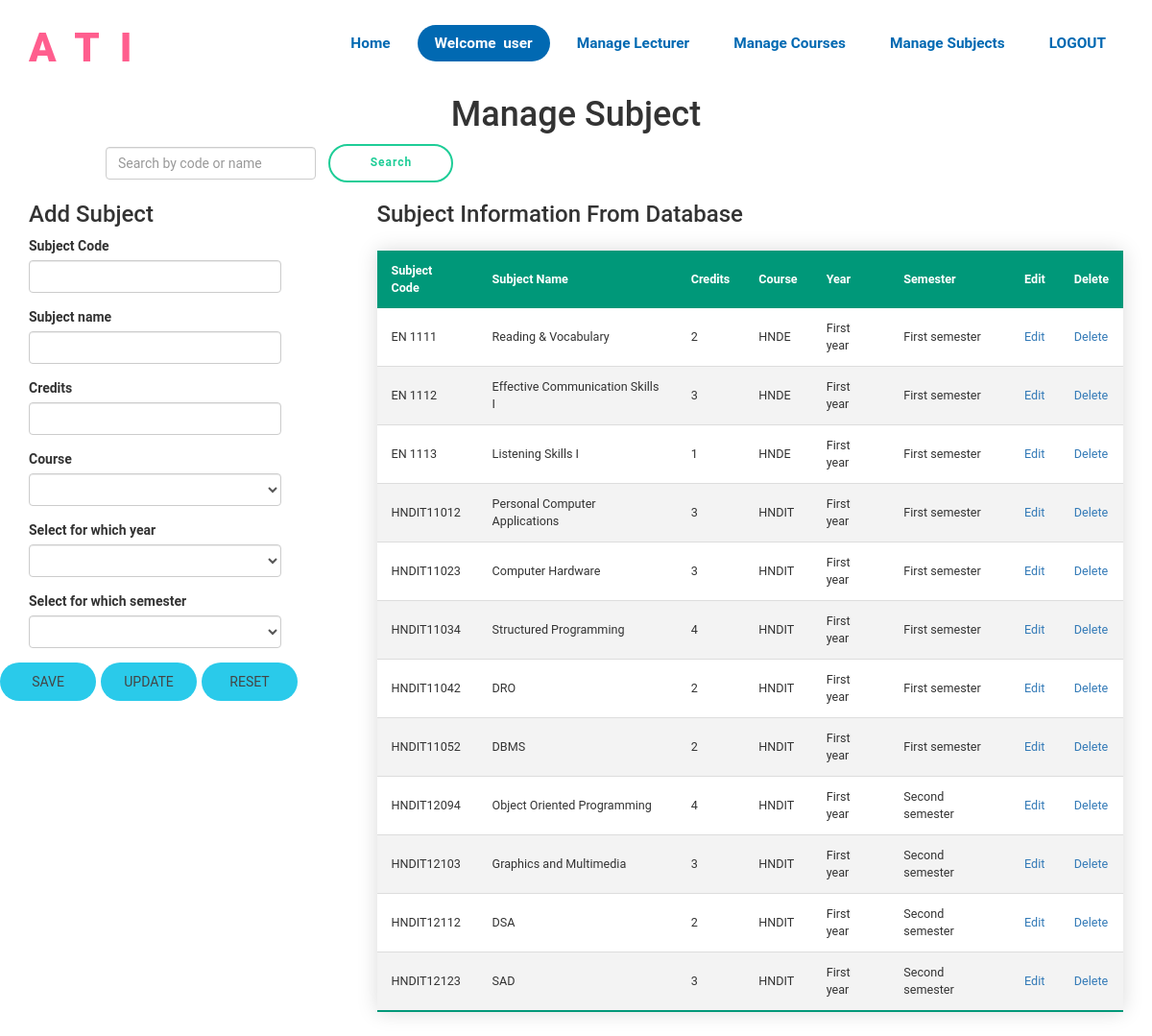
The page /manageSubject.php (signed in) on the database its author committed.
### tables this page shows
CREATE TABLE `subject` (
  `code` varchar(11) NOT NULL,
  `name` varchar(64) NOT NULL,
  `credits` int(11) NOT NULL,
  `course` varchar(20) NOT NULL,
  `yearno` varchar(20) NOT NULL,
  `semester` varchar(20) NOT NULL
);

### manageSubject.php (the view, shortened to what this page needs)
<!DOCTYPE html>
<html lang="en">
<head>
    <link rel="stylesheet" href="https://maxcdn.bootstrapcdn.com/bootstrap/3.4.1/css/bootstrap.min.css">
    <?php
        include "header.php";
        $record[0]=null;$record[1]=null;$record[2]=null;$record[3]=null;$record[4]=null;$record[5]=null;
    if(($_SESSION["role"])=="LECTURER" || ($_SESSION["role"])=="ADMIN" ){
    ?>
</head>
<body>
<br>
    <br>
    <br>
    <br>
<center><h1>Manage Subject</h1></center>
       <form class="form-inline" action="manageSubject.php" method="post">
            <input class="form-control mr-sm-2" type="text" placeholder="Search by code or name" aria-label="Search" name="searchid" style="margin-left:110px">
            <input class="btn btn-outline-success my-2 my-sm-0" type="submit"  value="Search" name="btnSearch">
        </form>
        <div class="container">
            <div class="inner">
                <div class="row">
                    <div class="col-md-3">
                        <h3> Add Subject</h3>
                        <form action="manageSubject.php" method="post">
                            <div class="form-group">
                                <label>Subject Code</label>
                                <input class="form-control"  place-holder="Subject Code" required name="code" value='<?php echo $record[0]?>'>
                            </div>
                            <div class="form-group">
                                <label>Subject name</label>
                                <input class="form-control"  place-holder="Subject Name" required name="name" value='<?php echo $record[1]?>'>
                            </div>
                            <div class="form-group">
                                <label>Credits</label>
                                <input class="form-control"  place-holder="Credits" required name="credits" id="credits" value='<?php echo $record[2]?>'>
                              </div>
                            <div class="form-group">
                                <label>Course</label>
                                <select class="form-control" name="course">
                                    <?php
                                        echo "<option>$record[3]</option>";
                                        $sqlCus="SELECT * FROM course";
                                        $resultCus=mysqli_query($con,$sqlCus);
                                        while($rowCus=mysqli_fetch_array($resultCus)) {
                                            echo "<option>$rowCus[1]</option>";
                                        }
                                    ?>
                                </select>
                            </div>
                            <div class="form-group">
                                <label>Select for which year</label>
                                <select class="form-control" name="year" required>
                                <option><?php echo $record[4]?></option>
                                <option>First year</option>
                                 </select>
                            </div>
                            <div class="form-group">
                                <label>Select for which semester</label>
                                <select class="form-control" name="sem" required>
                                <option><?php echo $record[5]?></option>
                                <option>First semester</option>
                                 </select>
                            </div>
                            <a href="#"  value="save" class="btn0 btn-white0 btn-animate0"><button name="btnSub" id="btnSub" type="submit" style="background: transparent;border: 5px solid transparent" >SAVE</button></a>
                            <a href="#"  value="update" class="btn1 btn-white1 btn-animate1"><button name="btnUpd" id="btnUpd" type="submit" style="background: transparent;border: 5px solid transparent">UPDATE</button></a>
                            <a href="#" value="reset" class="btn2 btn-white2 btn-animate2"><button  name="btnClr" type="submit" style="background: transparent;border: 5px solid transparent">RESET</button></a>
                        </form>
                    </div>
                    <div class="col-md-9">
                        <h3 class="CIFD">Subject Information From Database</h3>
                        <table class="styled-table">
                            <thead class="bg-light">
                                <tr>
                                    <th scope="col">Subject Code</th>
                                    <th scope="col">Subject Name</th>
                                    <th scope="col">Credits</th>
                                    <th scope="col">Course</th>
                                    <th scope="col">Year</th>
                                    <th scope="col">Semester</th>
                                    <th scope="col">Edit</th>
                                    <th scope="col">Delete</th>
                                </tr>
                            </thead>
                            <tbody>
                           <?php
                            $sql="SELECT * FROM subject";
                            $result=mysqli_query($con, $sql);
                            while($row=mysqli_fetch_array($result)){
                                echo "<tr>
                                <td>$row[0]</td>
                                <td>$row[1]</td>
                                <td>$row[2]</td>
                                <td>$row[3]</td>
                                <td>$row[4]</td>
                                <td>$row[5]</td>
                                <td><a href='manageSubject.php?code=$row[0]'>Edit</a></td>
                                <td><a href='manageSubject.php?DelCode=$row[0]'>Delete</a></td>
                                </tr>";
                            }
                            ?>
                            </tbody>
                        </table>
</div>
</div>
</div>
</div>
<?php
    }
    else{
        header("Location:error.html");
    }
   ?>
</body>
</html>

### header.php (shortened to what this page needs)
<!DOCTYPE html>
<html lang="en">
<head>
</head>
<body>
        <header>
            <a href="#" class="logo">ATI</a>
            <ul class="navigation">
            <?php
                if(!empty($_SESSION["role"])){
                        echo "<li><a href='index.php' style='--i:1;'>Home</a></li>";
                        echo "<li><a href='#' class='active'> Welcome&nbsp;<b> " .$_SESSION["user"]."</b></a></li>" ;
                    if(($_SESSION["role"])=="ADMIN"){
                        echo "<li><a href='manageLecturer.php'>Manage Lecturer</a></li>";
                        echo "<li><a href='manageCourse.php'>Manage Courses</a></li>";
                        echo "<li><a href='manageSubject.php'>Manage Subjects</a></li>";
                    }
                    echo " <li><a href='logout.php'>LOGOUT</a></li>";
                }
          ?>
              </ul>
        </header>
</body>
</html>

### header.php (style rules this page uses)
* { margin: 0; padding: 0; box-sizing: border-box; font-family: 'Nunito', sans-serif; }
header { position: fixed; top: 0; left: 0; width: 100%; padding: 20px 30px; display: flex; justify-content: space-between; align-items: center; z-index: 1000; }
header .logo { position: relative; color: #ff5e8e; display: inline-block; font-size: 3em; text-decoration: none; font-weight: 800; letter-spacing: 0.5em; opacity: 0; animation: slide_left 0.5s linear forwards; animation-delay: 0.2s; }
header ul { position: relative; display: flex; }
header ul li { list-style: none; }
header ul li a { display: inline-block; color: #0169b2; font-weight: 600; font-size: 1.1em; margin-left: 10px; display: inline-block; padding: 8px 18px; text-decoration: none; user-select: none; opacity: 0; animation: slide_top 0.5s linear forwards; animation-delay: calc(0.2s * var(--i)); }
header ul li a.active, header ul li a:hover { background: #0169b2; color: #fff; border-radius: 30px; }

### manageSubject.php (style rules this page uses)
* { font-family: 'Roboto', sans-serif; }
input[type="submit"] { outline: none; height: 40px; text-align: center; width: 130px; margin-left: 10px; border-radius: 40px; background: #fff; border: 2px solid #1ecd97; color: #1ecd97; letter-spacing: 1px; text-shadow: 0; font-size: 12px; font-weight: bold; cursor: pointer; transition: all 0.25s ease; }
.CIFD { margin-left: 70px; }
.styled-table { border-collapse: collapse; margin: 25px 0; margin-left: 70px; font-size: 0.9em; font-family: sans-serif; min-width: 400px; box-shadow: 0 0 20px rgba(0, 0, 0, 0.15); }
.styled-table thead tr { background-color: #009879; color: #ffffff; text-align: left; }
.styled-table th, .styled-table td { padding: 12px 15px; }
.styled-table tbody tr { border-bottom: 1px solid #dddddd; }
.styled-table tbody tr:nth-of-type(even) { background-color: #f3f3f3; }
.styled-table tbody tr:last-of-type { border-bottom: 2px solid #009879; }
.btn0:link, .btn0:visited { text-transform: uppercase; text-decoration: none; padding: 5px 10px; margin-left: -30px; text-align-last: center;s display: inline-block; border-radius: 100px; transition: all 0.2s; height: 40px; width: 100px; position: absolute; }
.btn-white0 { background-color: #2ACAEA; color: #444444; }
.btn0::after { content: ""; display: inline-block; height: 40px; width: 100px; text-align-last: center; border-radius: 100px; position: absolute; top: 0; left: 0; z-index: -1; transition: all 0.4s; }
.btn-white0::after { background-color: #fff; }
.btn1:link, .btn1:visited { text-transform: uppercase; text-decoration: none; margin-left: 75px; text-align-last: center; padding: 5px 10px; height: 40px; width: 100px; display: inline-block; border-radius: 100px; transition: all 0.2s; position: absolute; }
.btn-white1 { background-color: #2ACAEA; color: #444444; }
.btn1::after { content: ""; display: inline-block; text-align-last: center; height: 40px; width: 100px; border-radius: 100px; position: absolute; top: 0; left: 0; z-index: -1; transition: all 0.4s; }
.btn-white1::after { background-color: #fff; }
.btn2:link, .btn2:visited { text-transform: uppercase; margin-left: 180px; text-decoration: none; text-align-last: center; padding: 5px 10px; display: inline-block; height: 40px; width: 100px; border-radius: 100px; transition: all 0.2s; position: absolute; }
.btn-white2 { background-color: #2ACAEA; color: #444444; }
.btn2::after { content: ""; display: inline-block; height: 40px; width: 100px; border-radius: 100px; text-align-last: center; position: absolute; top: 0; left: 0; z-index: -1; transition: all 0.4s; }
.btn-white2::after { background-color: #fff; }

### rows shown on the page
subject: code "EN 1111", name "Reading & Vocabulary", credits "2", course "HNDE", yearno "First year", semester "First semester"
subject: code "EN 1112", name "Effective Communication Skills I", credits "3", course "HNDE", yearno "First year", semester "First semester"
subject: code "EN 1113", name "Listening Skills I", credits "1", course "HNDE", yearno "First year", semester "First semester"
subject: code "HNDIT11012", name "Personal Computer Applications", credits "3", course "HNDIT", yearno "First year", semester "First semester"
subject: code "HNDIT11023", name "Computer Hardware", credits "3", course "HNDIT", yearno "First year", semester "First semester"
subject: code "HNDIT11034", name "Structured Programming", credits "4", course "HNDIT", yearno "First year", semester "First semester"
subject: code "HNDIT11042", name "DRO", credits "2", course "HNDIT", yearno "First year", semester "First semester"
subject: code "HNDIT11052", name "DBMS", credits "2", course "HNDIT", yearno "First year", semester "First semester"
subject: code "HNDIT12094", name "Object Oriented Programming", credits "4", course "HNDIT", yearno "First year", semester "Second semester"
subject: code "HNDIT12103", name "Graphics and Multimedia", credits "3", course "HNDIT", yearno "First year", semester "Second semester"
subject: code "HNDIT12112", name "DSA", credits "2", course "HNDIT", yearno "First year", semester "Second semester"
subject: code "HNDIT12123", name "SAD", credits "3", course "HNDIT", yearno "First year", semester "Second semester"

### other values the page prints
$_SESSION["user"] "user"
